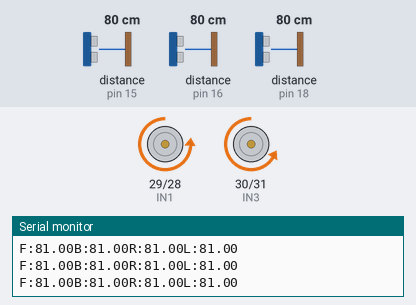
Simulated run of this sketch. Board: Arduino Mega 2560, built with avr-gcc and run on an emulated ATmega2560. Shown: motor-driver pin pairs drawn as motors (green arrow = first pin HIGH = forward, orange = second pin HIGH = backward, longer = more drive, scaled by the enable pin), the last lines printed to the serial monitor. The inputs (shaded band) are chosen by the test bench; at power-on: distance to the obstacle (sensors on pin 15, pin 16, pin 18) 80 cm. The echo pulse lasts 58.3 µs per cm.

Above: at 1.2 s.
1.3 s: distance to the obstacle (sensor on pin 15) set to 23 cm
4.3 s: distance to the obstacle (sensor on pin 15) set to 19 cm
At 4.81 s:
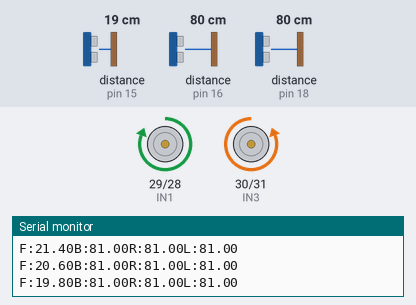
At 6.52 s:
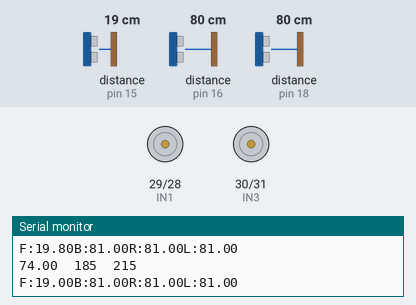
7.3 s: distance to the obstacle (sensor on pin 16) set to 2 cm
At 8.34 s:
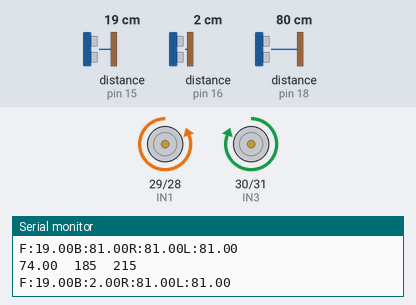
10.3 s: distance to the obstacle (sensor on pin 18) set to 37 cm
13.3 s: distance to the obstacle (sensor on pin 18) set to 30 cm
15.9 s: distance to the obstacle (sensor on pin 18) set to 2 cm
At 16.3 s:
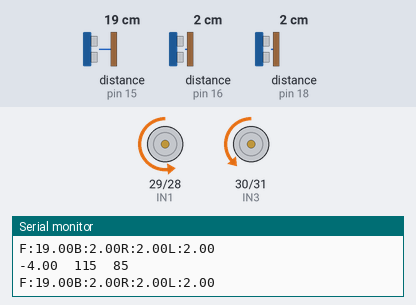
Timing chart, 0 to 18.5 s (numbered marks = the images above; inputs shaded):
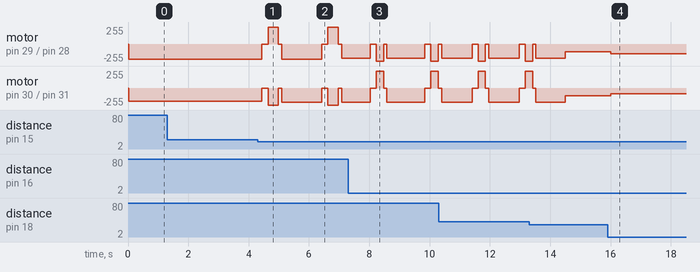

Measured:
- the behaviour switches between 21 and 20 cm on distance to the obstacle (sensor on pin 15) (found by bisection; images 0 and 1)
- after the input at 15.9 s, motor on pin 29 (IN1) / pin 28 (IN2): backward 115/255 → backward 145/255 after 0.11 s; motor on pin 30 (IN3) / pin 31 (IN4): backward 115/255 → backward 85/255 after 0.11 s

The sketch:

sketch_apr07a.ino
```cpp
#include <NewPing.h>

#define motor_speed_offset 30
#define FTRIGGER_PIN 14
#define FECHO_PIN 15
#define LTRIGGER_PIN 17
#define LECHO_PIN 16
#define RTRIGGER_PIN 19
#define RECHO_PIN 18
#define MAX_DISTANCE 100
#define SONAR_NUM 3

#define IN1 29
#define IN2 28
#define ENR 10

#define IN3 30
#define IN4 31
#define ENL 11

NewPing sonar_front(FTRIGGER_PIN, FECHO_PIN, MAX_DISTANCE);
NewPing sonar_left(LTRIGGER_PIN, LECHO_PIN, MAX_DISTANCE);
NewPing sonar_right(RTRIGGER_PIN, RECHO_PIN, MAX_DISTANCE);

const int numReadings = 5;
float distance = 0.0;
float ldistance = 0.0;
float rdistance = 0.0;
int freadings[numReadings];  // 신호값을 읽는 배열을 지정. 배열의 크기는 위의 값으로 정함
int lreadings[numReadings];
int rreadings[numReadings];
int readIndex = 0;                 // 몇번째 신호인지를 표시하는 인덱스 변수
float ftotal = 0;                        // 합계 변수
float ltotal = 0;
float rtotal = 0;
float faverage = 0;                    // 평균값 변수
float laverage = 0;
float raverage = 0;
float UltrasonicSensorData[SONAR_NUM];
int mode=-1;
void read_ultrasonic_sensor(void)
{
  float distance = sonar_front.ping_cm();  // 센서입력값을 읽어온다
  float ldistance = sonar_left.ping_cm();
  float rdistance = sonar_right.ping_cm();
  ftotal -= freadings[readIndex];      // 가장 오래된 data를 합계에서 빼서 없앤다
  ltotal -= lreadings[readIndex];
  rtotal -= rreadings[readIndex];
  freadings[readIndex] = distance;
  lreadings[readIndex] = ldistance;
  rreadings[readIndex] = rdistance;// 센서입력값을 배열에 저장
  ftotal += freadings[readIndex];     // 읽은 값을 합계에 더한다
  ltotal += lreadings[readIndex];
  rtotal += rreadings[readIndex];
  readIndex++;                  // 신호값을 읽은 인덱스를 1 증가 시킨다.
  if (readIndex >= numReadings)
  {
    readIndex = 0;                              // 0으로 만들어 처음부터 다시 시작한다
  }
  faverage = ftotal / numReadings;    // 평균값을 구한다
  laverage = ltotal / numReadings;
  raverage = rtotal / numReadings;
  UltrasonicSensorData[0]=faverage;
  UltrasonicSensorData[1]=laverage;
  UltrasonicSensorData[2]=raverage;
}

void Sonar_Data_Display(int flag)
{
  char Sonar_data_display[40];
  if(flag==0) return;
  else
  {
    sprintf(Sonar_data_display,"F:");
    Serial.print(Sonar_data_display);
    Serial.print(UltrasonicSensorData[0]);
    Serial.print("B:");
    Serial.print(UltrasonicSensorData[1]);
    Serial.print("R:");
    Serial.print(UltrasonicSensorData[2]);
    Serial.print("L:");
    Serial.println(UltrasonicSensorData[3]);
  }
}

void setup()
{
    Serial.begin(9600);
    pinMode(IN1, OUTPUT);
    pinMode(IN2, OUTPUT);
    pinMode(IN3, OUTPUT);
    pinMode(IN4, OUTPUT);
    pinMode(ENL, OUTPUT);
    pinMode(ENR, OUTPUT);
    for (int thisReading = 0; thisReading < numReadings; thisReading++)
    {
      freadings[thisReading] = 0;
      lreadings[thisReading] = 0;
      rreadings[thisReading] = 0;
    }
}

void Robot_Mode_Define(void)
{
  int i;
  read_ultrasonic_sensor();
  for(i=0;i<3;i++)
  {
    if(UltrasonicSensorData[i]==0) UltrasonicSensorData[i]=MAX_DISTANCE;
  }
  Sonar_Data_Display(1);
  if((UltrasonicSensorData[1]>=15)&&(UltrasonicSensorData[2]>=15))
  {
    mode=0;
  }
  if((UltrasonicSensorData[1]<=15)&&(UltrasonicSensorData[2]<=15))
  {
    mode=1;
  }
  if((UltrasonicSensorData[0]<=20)&(UltrasonicSensorData[2]>=35))
  {
    mode=2;
  }
  if((UltrasonicSensorData[0]<=20)&(UltrasonicSensorData[1]>=35))
  {
    mode=3;
  }
  if((UltrasonicSensorData[0]<=16)&&((UltrasonicSensorData[1]<=15)||(UltrasonicSensorData[2]<=15)))
  {
    mode=4;
  }
}

void motor_l(int speed)
{
    if (speed >= 0)
    {
        digitalWrite(IN1, LOW);
        digitalWrite(IN2, HIGH);
        analogWrite(ENL, speed); // 0-255
    }
    else
    {
        digitalWrite(IN1, HIGH);
        digitalWrite(IN2, LOW);
        analogWrite(ENL, -speed);
    }
}

void motor_r(int speed)
{
    if (speed >= 0)
    {
        digitalWrite(IN3, LOW);
        digitalWrite(IN4, HIGH);
        analogWrite(ENR, speed); // 0-255
    }
    else
    {
        digitalWrite(IN3, HIGH);
        digitalWrite(IN4, LOW);
        analogWrite(ENR, -speed);
    }
}

void robot_control(int left_motor_speed, int right_motor_speed)
{
    motor_l(left_motor_speed);
    motor_r(right_motor_speed);
}

void wall_following_l(int distance,int base_speed)
{
  int i;
  float kp=3.1;
  float kd=10;
  int l_speed=0;
  int r_speed=0;
  float error=0;
  float d_error=0;
  float error_old=0;
  float speed_control;
  int speed_control_max=15;
  read_ultrasonic_sensor();
  Sonar_Data_Display(0);
  error=UltrasonicSensorData[1]-distance;
  d_error=error-error_old;
  speed_control=kp*error+kd*d_error;
  if(speed_control>=speed_control_max) speed_control=speed_control_max;
  if(speed_control<= -speed_control_max) speed_control=-speed_control_max;
  l_speed=base_speed+speed_control;
  r_speed=base_speed-speed_control;
  error_old=error;

  Serial.print(error);
  Serial.print("  ");
  Serial.print(l_speed);
  Serial.print("  ");
  Serial.println(r_speed);
  robot_control(l_speed+motor_speed_offset,r_speed);
}


void wall_following_r(int distance,int base_speed)
{
  int i;
  float kp=3.1;
  float kd=10;
  int l_speed=0;
  int r_speed=0;
  float error=0;
  float d_error=0;
  float error_old=0;
  float speed_control;
  int speed_control_max=15;
  read_ultrasonic_sensor();
  Sonar_Data_Display(0);
  error=UltrasonicSensorData[2]-distance;
  d_error=error-error_old;
  speed_control=kp*error+kd*d_error;
  if(speed_control>=speed_control_max) speed_control=speed_control_max;
  if(speed_control<= -speed_control_max) speed_control=-speed_control_max;
  l_speed=base_speed-speed_control;
  r_speed=base_speed+speed_control;
  error_old=error;

  Serial.print(error);
  Serial.print("  ");
  Serial.print(l_speed);
  Serial.print("  ");
  Serial.println(r_speed);
  robot_control(l_speed+motor_speed_offset,r_speed);
}


void loop()
{
  Robot_Mode_Define();

  if(mode == 1)
  {
    wall_following_r(6,100); // 오른쪽 벽을 기준으로 12cm 유지하면서 주행
  }
  else if(mode == 2 ) // 오른쪽이 비여  있을때
  {
    robot_control(0,0);// stop
    delay(200);
    robot_control(255, -255);
    delay(245);            // 회전하는 시간// 오른쪽 회전
    robot_control(0,0);// 정지
    delay(100);
    wall_following_r(5,200);// 직진
    for(int i=0;i<100;i++)
    {
      read_ultrasonic_sensor();
    }
    delay(450);
    mode=1;
  }
  else if(mode == 3 ) // 왼쪽이 비여 있을때
  {
    robot_control(0,0);// stop
    delay(200);
    robot_control(-255, 255);
    delay(345); // 왼쪽 회전
    robot_control(0,0);// 정지
    delay(100);
    wall_following_r(7,200);// 직진
    for(int i=0;i<100;i++)
    {
      read_ultrasonic_sensor();
    }
    delay(50);
    mode=1;
  }
  else if(mode == 4 ) // 좌우앞 막혀있어서 막다른  길 있을때
  {
    robot_control(0,0);// stop
    delay(200);
    robot_control(255, -255);
    delay(570);// 180도 회전(오른/왼쪽)
    robot_control(0,0);// 정지
    delay(100);
    wall_following_r(7,200);// 직진
    for(int i=0;i<100;i++)
    {
      read_ultrasonic_sensor();
    }
    delay(100);
    mode=1;
  }
  else // 이것도 저것도 아닐때?
  {
    robot_control(200+motor_speed_offset,200);// 남자는 무조건 직진이져~~~ 고고고2,.
  }
}
```
